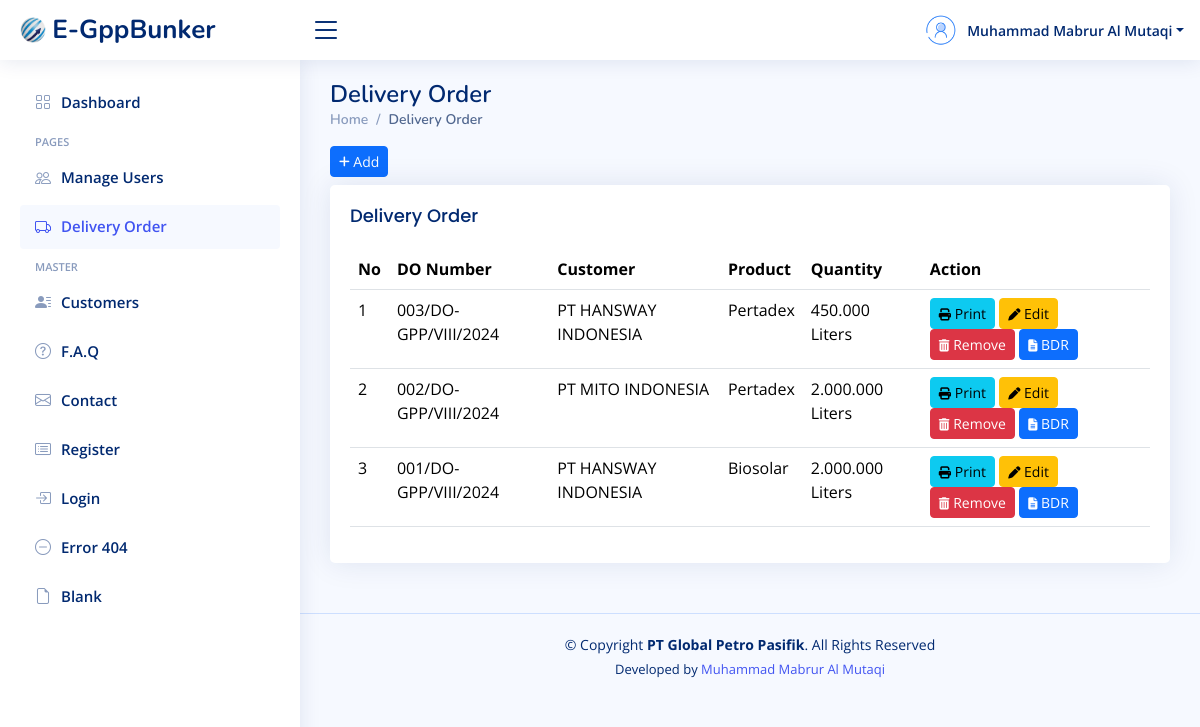
/manage-delivery-order.php (signed in), run on an earlier commit of the app's database.
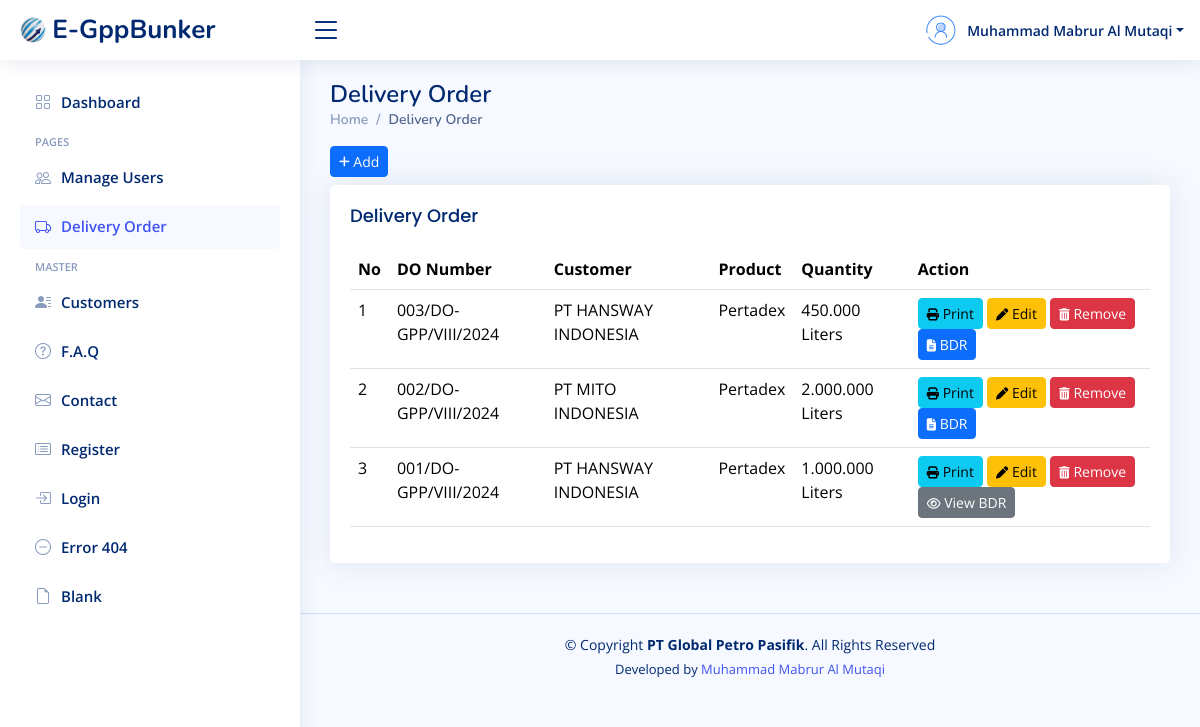
And on a later commit of the database.
### tables this page shows
CREATE TABLE `delivery_order` (
  `id_do` int(10) NOT NULL,
  `po_number` varchar(50) DEFAULT NULL,
  `do_number` varchar(50) NOT NULL,
  `do_date` date DEFAULT NULL,
  `customer_id` int(10) NOT NULL,
  `product` varchar(60) NOT NULL,
  `armada` varchar(60) NOT NULL,
  `quantity` bigint(15) NOT NULL,
  `driver` varchar(50) DEFAULT NULL,
  `departure_time` varchar(30) DEFAULT NULL,
  `arrival_time` varchar(30) DEFAULT NULL,
  `loading_port` varchar(50) NOT NULL,
  `discharging_port` varchar(50) NOT NULL,
  `commence_pump` varchar(30) DEFAULT NULL,
  `finished_pump` varchar(30) DEFAULT NULL,
  `seal_number1` varchar(30) DEFAULT NULL,
  `seal_number2` varchar(30) DEFAULT NULL
);

CREATE TABLE `customer` (
  `id_customer` int(10) NOT NULL,
  `customer_name` varchar(60) NOT NULL,
  `address` text NOT NULL
);

### manage-delivery-order.php (the view, shortened to what this page needs)
<?php
    include "koneksi.php";
?>
<!DOCTYPE html>
<html lang="en">
<?php
    include "layouts/head-css.php";
?>
<body>
<?php
    include "layouts/header.php";
?>
<?php
    include "layouts/sidebar.php";
?>
<main id="main" class="main">
    <div class="pagetitle">
      <h1>Delivery Order</h1>
      <nav>
        <ol class="breadcrumb">
          <li class="breadcrumb-item"><a href="index.php">Home</a></li>
          <li class="breadcrumb-item active">Delivery Order</li>
        </ol>
      </nav>
    </div>
    <a href="tambah-delivery.php" class="btn btn-primary btn-sm mb-2"><i class="fa fa-plus fa-sm"></i> Add</a>
    <section class="section">
      <div class="row">
        <div class="col-lg-12">
          <div class="card">
            <div class="card-body">
              <h5 class="card-title">Delivery Order</h5>
                <div class="table-responsive">
                  <table class="table datatable">
                    <thead>
                      <tr>
                        <th>No</th>
                        <th>DO Number</th>
                        <th>Customer</th>
                        <th>Product</th>
                        <th>Quantity</th>
                        <th>Action</th>
                      </tr>
                    </thead>
                    <tbody>
                    <?php
                        $no = 1;
                        $query = "SELECT * FROM delivery_order JOIN customer ON customer.id_customer=delivery_order.customer_id LEFT JOIN bdr ON bdr.do_id=delivery_order.id_do ORDER BY id_do DESC";
                        $tampil = mysqli_query($koneksi, $query);
                        if (mysqli_num_rows($tampil) > 0) {
                            while ($data = mysqli_fetch_assoc($tampil)){
                              $id_do = $data['id_do'];
                              $bdrExists = mysqli_query($koneksi, "SELECT COUNT(*) as count FROM bdr WHERE do_id = $id_do");
                              $bdrExists = mysqli_fetch_assoc($bdrExists)['count'] > 0;
                    ?>
                      <tr>
                        <td><?= $no++?></td>
                        <td><?= $data['do_number']?></td>
                        <td><?= $data['customer_name']?></td>
                        <td><?= $data['product']?></td>
                        <td><?= number_format($data['quantity'], 0, ',', '.') ?> Liters</td>
                        <td>
                          <a href="#" class="btn btn-info btn-sm" onclick="printContent(<?= $data['id_do']?>);"><i class="fa fa-print fa-sm"></i> Print</a>
                          <a href="edit-delivery.php?id_do=<?= $data['id_do']?>" class="btn btn-warning btn-sm"><i class="fa fa-pen fa-sm"></i> Edit</a>
                          <a href="#" class="btn btn-danger btn-sm" onclick="return confirmRemove(<?= $data['id_do']?>);"><i class="fa fa-trash fa-sm"></i> Remove</a>
                          <?php if (!$bdrExists): ?>
                              <a href="tambah-bdr.php?id_do=<?= $id_do ?>" class="btn btn-primary btn-sm"><i class="fa fa-file-alt fa-sm"></i> BDR</a>
                          <?php else: ?>
                              <a href="view-bdr.php?id_bdr=<?= $data['id_bdr'] ?>" class="btn btn-secondary btn-sm"><i class="fa fa-eye fa-sm"></i> View BDR</a>
                          <?php endif; ?>
                        </td>
                      </tr>
                    <?php
                        }
                    } else {
                    ?>
                        <tr>
                            <td colspan="5" class="text-center">Tidak ada data</td>
                        </tr>
                    <?php } ?>
                    </tbody>
                  </table>
                </div>
            </div>
          </div>
        </div>
      </div>
    </section>
  </main>
<?php
    include "layouts/footer.php";
?>
</body>
</html>

What changed in the data, as far as the page shows it:
changed delivery_order "001/DO-GPP/VIII/2024": product "Biosolar" → "Pertadex"; quantity "2.000.000" → "1.000.000"; text "BDR" → "View BDR"
